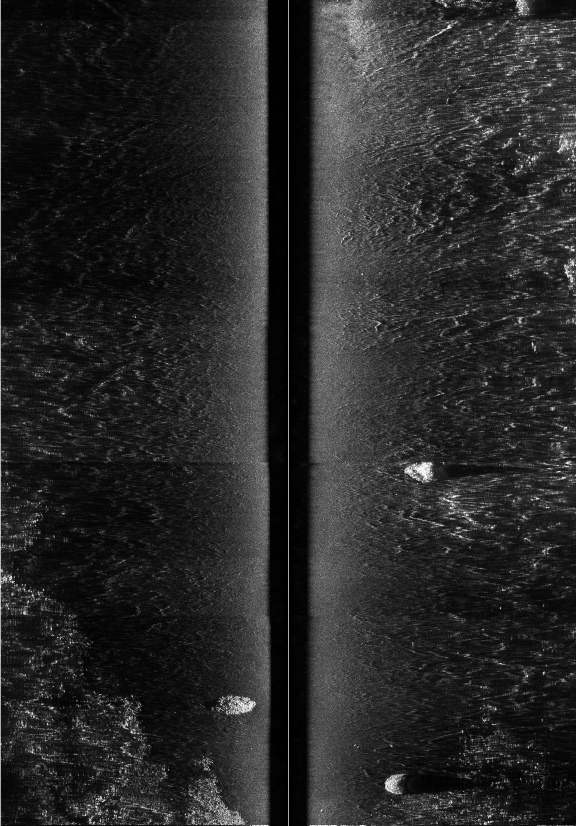
#> input picture yolo_dataset/test/images/Artificial_Reef_01.png, 1728 x 2476 px (shown at 1/3 size); its folder holds only this picture in this run
$ python inspect_train_labels.py
#> lines starting #> are read from the running program, lines starting #| are printed output that depends on the picture
from pathlib import Path
from PIL import Image, ImageDraw, ImageFont
import math

root = Path("yolo_dataset_groupval")
img_dir = root / "train" / "images"
lbl_dir = root / "train" / "labels"

images = sorted(img_dir.glob("*.png"))[:20]

thumb_w = 300
thumb_h = 220
cols = 4
rows = math.ceil(len(images) / cols)

sheet = Image.new("RGB", (cols * thumb_w, rows * thumb_h), "black")
#> sheet: PIL image 1200x220 RGB; every value is 0

for i, img_path in enumerate(images):
    img = Image.open(img_path).convert("RGB")
    w, h = img.size
#> w = 1728; h = 2476

    draw = ImageDraw.Draw(img)

    label_path = lbl_dir / (img_path.stem + ".txt")

    if label_path.exists():
        for line in label_path.read_text().splitlines():
            if not line.strip():
                continue

            cls, xc, yc, bw, bh = map(float, line.split())

            x1 = int((xc - bw / 2) * w)
            y1 = int((yc - bh / 2) * h)
            x2 = int((xc + bw / 2) * w)
            y2 = int((yc + bh / 2) * h)

            draw.rectangle((x1, y1, x2, y2), outline="red", width=4)

    img.thumbnail((thumb_w - 10, thumb_h - 25))
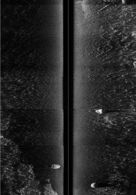
#> img: PIL image 136x195 RGB; min 0, max 238, mean 40.7

    x = (i % cols) * thumb_w
    y = (i // cols) * thumb_h

    sheet.paste(img, (x + 5, y + 20))
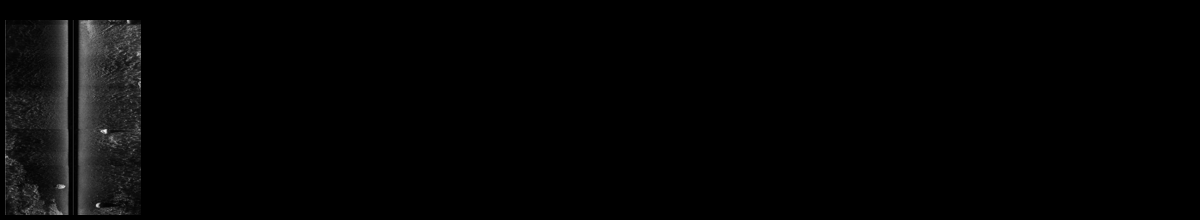
#> sheet: PIL image 1200x220 RGB; min 0, max 238, mean 4.1

    ImageDraw.Draw(sheet).text(
        (x + 5, y + 2),
        img_path.stem,
        fill="white"
    )

out = Path("train_label_check.jpg")
sheet.save(out, quality=95)

print("Created:", out.resolve())
print("Images checked:", len(images))

$ run again, on yolo_dataset/test/images/Barge_No_1_04.png
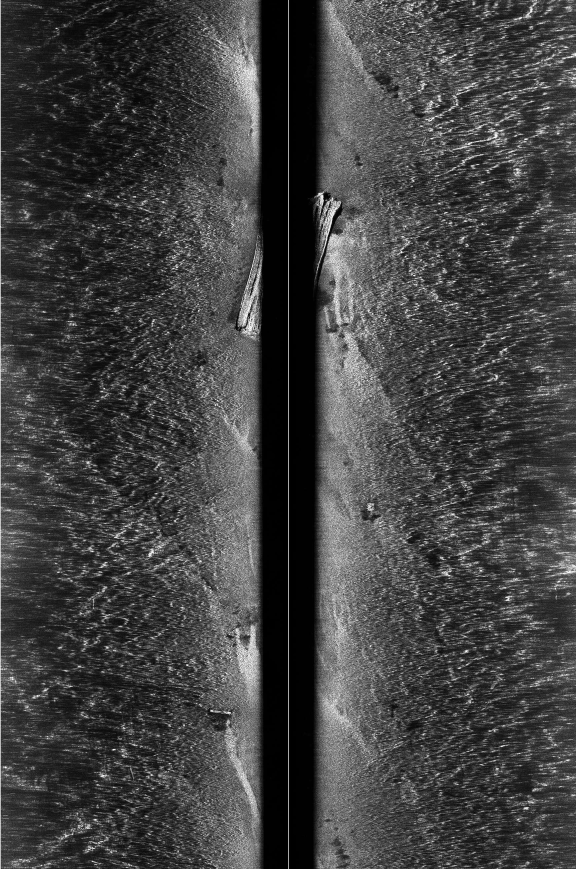
#> input picture yolo_dataset/test/images/Barge_No_1_04.png, 1728 x 2607 px (shown at 1/3 size)
#> `img.thumbnail((thumb_w - 10, thumb_h - 25))`:
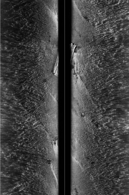
#> img: PIL image 129x195 RGB; min 0, max 214, mean 65.2
#> `sheet.paste(img, (x + 5, y + 20))`:
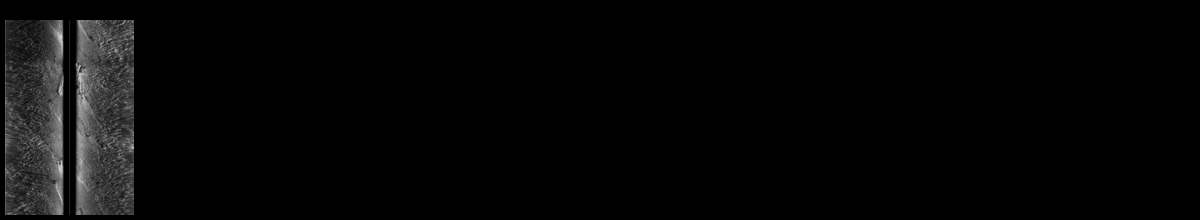
#> sheet: PIL image 1200x220 RGB; min 0, max 214, mean 6.2

$ run again, on yolo_dataset/test/images/Artificial_Reef_02.png
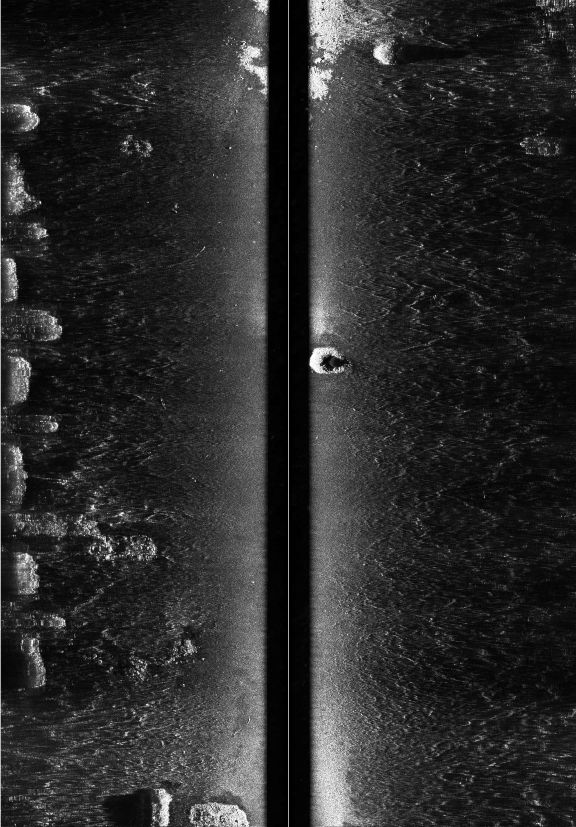
#> input picture yolo_dataset/test/images/Artificial_Reef_02.png, 1728 x 2480 px (shown at 1/3 size)
#> `img.thumbnail((thumb_w - 10, thumb_h - 25))`:
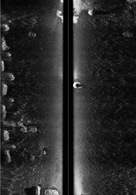
#> img: PIL image 136x195 RGB; min 0, max 255, mean 43.4
#> `sheet.paste(img, (x + 5, y + 20))`:
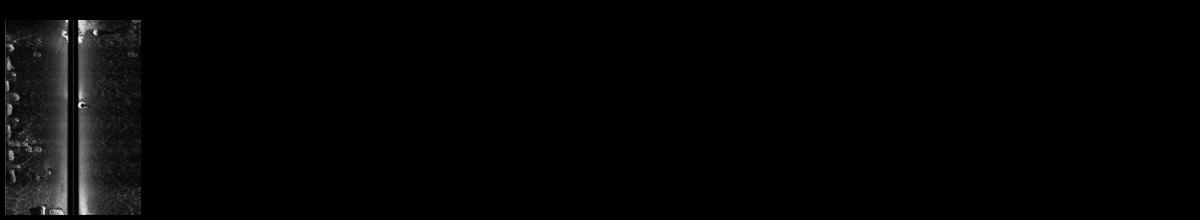
#> sheet: PIL image 1200x220 RGB; min 0, max 255, mean 4.4
